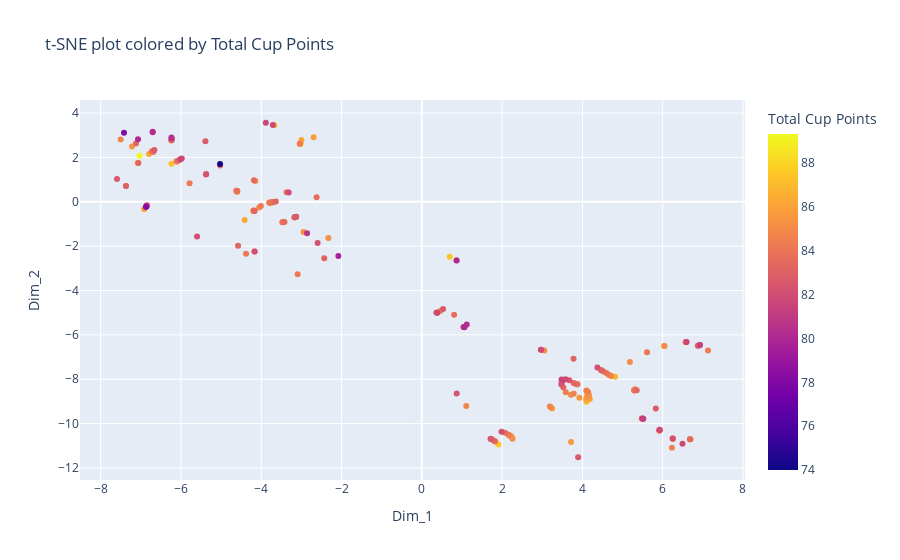

Source (notebook cell):
### Markdown cell above
**Intepret the Result:**

1. Overall, `Flavor`, `Aftertaste`, `Balance`, `Acidity`, `Aroma`, `Body`: These variables have strong positive correlations with 'Total Cup Points'. This means that as these variables increase, the 'Total Cup Points' also tend to increase. For example, a higher `'Overall'` rating or 'Flavor' rating is associated with a higher 'Total Cup Points' score.

2. `Processing Method_Pulped natural / honey, Altitude, Coffee Age, Processing Method_Washed / Wet`: These variables have weak positive correlations with 'Total Cup Points'. This suggests that these variables might have a slight positive effect on 'Total Cup Points', but the relationship is not as strong as the previous variables.

3. `Moisture Percentage`, `Category One Defects`: These variables have weak negative correlations with 'Total Cup Points'. This means that as these variables increase, the 'Total Cup Points' tend to decrease slightly. However, the correlation is weak, so these variables might not have a significant impact on 'Total Cup Points'.

4. `Processing Method_Natural / Dry`, `Category Two Defects`, `Quakers`: These variables have moderate negative correlations with 'Total Cup Points'. This suggests that as these variables increase, the 'Total Cup Points' tend to decrease. For example, a higher number of 'Category Two Defects' or 'Quakers' is associated with a lower 'Total Cup Points' score.


# <span style="color:#E888BB; font-size: 1%;">4 | PREDICTIVE ANALYSIS</span>
<div style="padding: 30px;color:white;margin:10;font-size:150%;text-align:left;display:fill;border-radius:10px;background-color:#F1C40F;overflow:hidden;background-image: url(https://images.pexels.com/photos/942802/pexels-photo-942802.jpeg?auto=compress&cs=tinysrgb&w=1260&h=750&dpr=1)"><b><span style='color:white'>4 | PREDICTIVE ANALYSIS</span></b> </div>

## <div style="padding: 20px;color:white;margin:10;font-size:90%;text-align:left;display:fill;border-radius:10px;overflow:hidden;background-image: url(https://w0.peakpx.com/wallpaper/957/661/HD-wallpaper-white-marble-white-stone-texture-marble-stone-background-white-stone.jpg)"><b><span style='color:black'> 1. Clustering Analysis </span></b> </div>

### <b><span style='color:#85BB65'>|</span> Preprocessing</b> 

<br>

The preprocessing step involved encoding of categorical variables and MinMax scaling for numerical variables:

#### **<span style='color:#85BB65'>Label encoding:</span>** 
 Label encoding was applied to the categorical features. The categories of each feature were assigned a unique numerical label.

#### **<span style='color:#85BB65'>MinMax scaling:</span>** 
 MinMax scaling was applied to the numerical features. This scaling method transforms the data to fit within a specific range, typically (0, 1). In this case, numerical_features were scaled.

### Code cell
# Create a copy of the dataframe to not alter the original
df_preprocessed = df.copy()

# Preprocessing: Label encoding for categorical variables
le = LabelEncoder()
categorical_features = ['Country of Origin', 'Processing Method', 'Color']
for feature in categorical_features:
    df_preprocessed[feature] = le.fit_transform(df[feature])

# Preprocessing: MinMax scaling for numerical/ratio variables
mm = MinMaxScaler()
numerical_features = ['Altitude', 'Aroma', 'Flavor', 'Aftertaste', 'Acidity', 'Body', 'Balance', 'Overall', 'Total Cup Points', 'Moisture Percentage', 'Category One Defects', 'Quakers', 'Category Two Defects', 'Coffee Age']
for feature in numerical_features:
    df_preprocessed[feature] = mm.fit_transform(df[feature].values.reshape(-1,1))
    
# Apply t-SNE with different perplexity and learning rate
tsne = TSNE(n_components=2, random_state=42, perplexity=50, learning_rate=200)
tsne_results = tsne.fit_transform(df_preprocessed)

# Plotly Interactive plot
df_tsne = pd.DataFrame(data = tsne_results, columns = ['Dim_1', 'Dim_2'])
df_tsne['Total Cup Points'] = df['Total Cup Points']
fig = px.scatter(df_tsne, x='Dim_1', y='Dim_2', color='Total Cup Points', title='t-SNE plot colored by Total Cup Points')
fig.show()

### Figure 1 — Plotly figure (JSON) as saved in the notebook; plotly's stock layout.template omitted (floating-point values rounded to 4 significant figures; data arrays with more than 128 entries replaced by an {"elided": "..."} marker saying what was removed)
{"data": [{"hovertemplate": "Dim_1=%{x}<br>Dim_2=%{y}<br>Total Cup Points=%{marker.color}<extra></extra>", "legendgroup": "", "marker": {"color": {"elided": "206 float values"}, "coloraxis": "coloraxis", "symbol": "circle"}, "mode": "markers", "name": "", "orientation": "v", "showlegend": false, "type": "scatter", "x": {"elided": "206 float values"}, "xaxis": "x", "y": {"elided": "206 float values"}, "yaxis": "y"}], "layout": {"coloraxis": {"colorbar": {"title": {"text": "Total Cup Points"}}, "colorscale": [[0, "#0d0887"], [0.1111, "#46039f"], [0.2222, "#7201a8"], [0.3333, "#9c179e"], [0.4444, "#bd3786"], [0.5556, "#d8576b"], [0.6667, "#ed7953"], [0.7778, "#fb9f3a"], [0.8889, "#fdca26"], [1, "#f0f921"]]}, "legend": {"tracegroupgap": 0}, "title": {"text": "t-SNE plot colored by Total Cup Points"}, "xaxis": {"anchor": "y", "domain": [0, 1], "title": {"text": "Dim_1"}}, "yaxis": {"anchor": "x", "domain": [0, 1], "title": {"text": "Dim_2"}}}}
